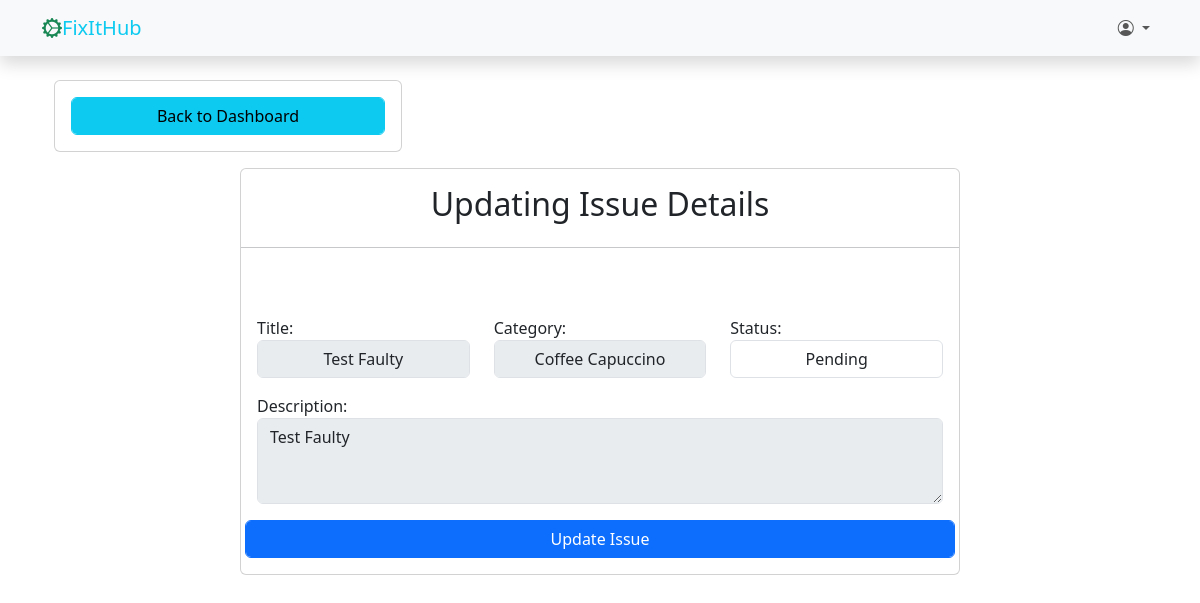
/issue/update/5/ (signed in), run on an earlier commit of the app's database.
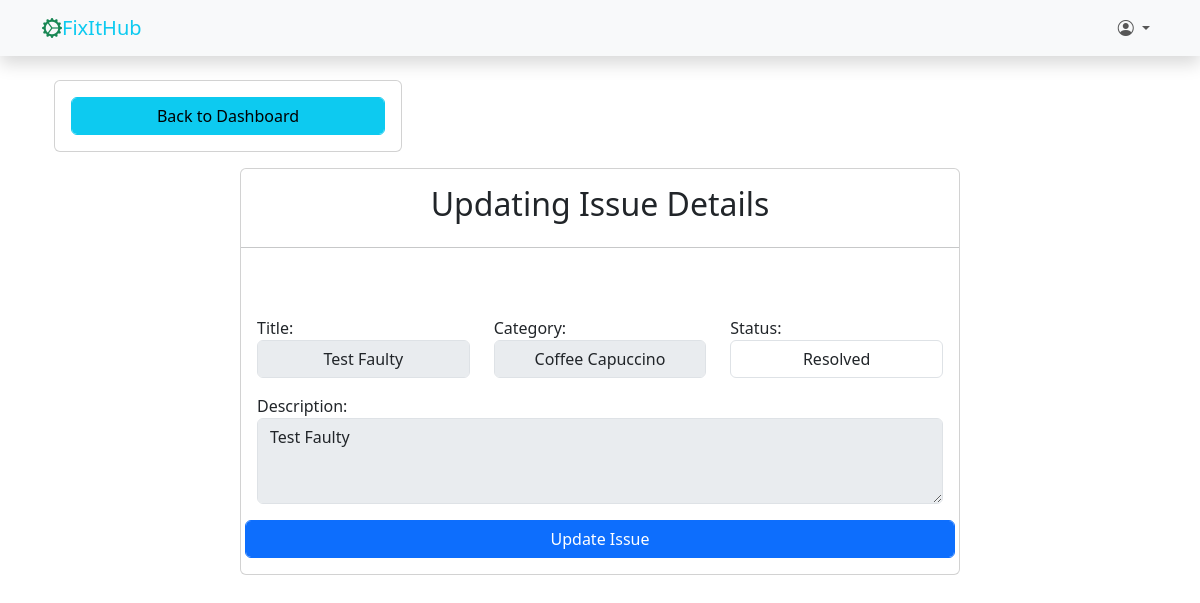
And on a later commit of the database.
### main_app/models.py (models this page shows, shortened)
class Issue(models.Model):
    STATUS_CHOICES = (
        ('pending', 'Pending'),
        ('in_progress', 'In Progress'),
        ('resolved', 'Resolved'),
    )
    title = models.CharField(max_length=255)
    description = models.TextField()
    status = models.CharField(max_length=20, choices=STATUS_CHOICES, default='pending')
    category = models.ForeignKey(Category, null=True, blank=True, on_delete=models.SET_NULL)
    reported_by = models.ForeignKey(CustomUser, on_delete=models.SET_NULL, null=True, blank=True)
    created_at = models.DateTimeField(auto_now_add=True)
    updated_at = models.DateTimeField(auto_now=True)
    class Meta:
        db_table = 'issues'

### main_app/views.py (the view)
# urls.py: path('issue/update/<int:pk>/', views.update_issue, name='update_issue'),
@login_required
def update_issue(request, pk):
    issue = Issue.objects.get(id=pk)
    if request.method == 'POST':
        form = IssueUpdateForm(request.POST, instance=issue)
        if form.is_valid():
            form.save()
            messages.success(request, 'Issue updated successfully')
            return redirect('dashboard')
    else:
        form = IssueUpdateForm(instance=issue)
    context = {
        'form': form
    }
    return render(request, 'main_app/edit_issue.html', context)

### main_app/forms.py
class IssueUpdateForm(forms.ModelForm):
    title = forms.CharField(widget=forms.TextInput(attrs={
        'class': 'form-control text-center',
        'placeholder': 'Enter your issue title',
    }))
    category = forms.ModelChoiceField(queryset=Category.objects.all(), widget=forms.Select(attrs={
            'class': 'form-control text-center',
        }),
        empty_label=" -- -Select Issue's Category- -- "
    )
    status = forms.ChoiceField(
        choices=Issue.STATUS_CHOICES,
        widget=forms.Select(attrs={
            'class': 'form-control text-center',
        })
    )
    description = forms.CharField(widget=forms.Textarea(attrs={
        'class': 'form-control',
        'placeholder': 'Enter Product Description',
        'rows': 3
    }))
    class Meta:
        model = Issue
        fields = ['title', 'description', 'status', 'category', 'reported_by']
    def __init__(self, *args, **kwargs):
        super().__init__(*args, **kwargs)
        for field_name in self.fields:
            if field_name != 'status':
                self.fields[field_name].disabled = True

### main_app/models.py (called while the page is built)
    def __str__(self):
        return self.name

### templates/main_app/edit_issue.html (shortened to what this page needs)
{% extends 'partials/base.html' %}
{% block content %}
<div class="container">
    <div class="row mb-3">
        <div class="col-md-4">
            <div class="card">
                <div class="card-body">
                    <a href="{% url 'dashboard' %}" class="btn btn-info form-control">Back to Dashboard</a>
                </div>
            </div>
        </div>
    </div>
    <div class="row justify-content-center">
        <div class="col-md-8">
            <div class="card">
                <h2 class="card-title text-center mt-3">Updating Issue Details</h2>
                <hr>
                <div class="card-body">
                    <div class="row p-2 m-1">
                    </div>
                    <form method="post">
                        <div class="row mt-3">
                            <div class="col-md-4">
                                <label for="title">Title:</label>
                                {{ form.title }}
                            </div>
                            <div class="col-md-4">
                                <label for="categor">Category:</label>
                                {{ form.category }}
                            </div>
                            <div class="col-md-4">
                                <label for="status">Status:</label>
                                {{ form.status }}
                            </div>
                        </div>
                        <div class="row mt-3">
                            <div class="col-md-12">
                                <label for="description">Description:</label>
                                {{ form.description }}
                            </div>
                        </div>
                        <div class="row mt-3">
                            <button type="submit" class="btn btn-primary form-control">
                                Update Issue
                            </button>
                        </div>
                    </form>
                </div>
            </div>
        </div>
    </div>
</div>
{% endblock content %}

What changed in the data, as far as the page shows it:
changed Issue "Test Faulty": status "Pending" → "Resolved"
